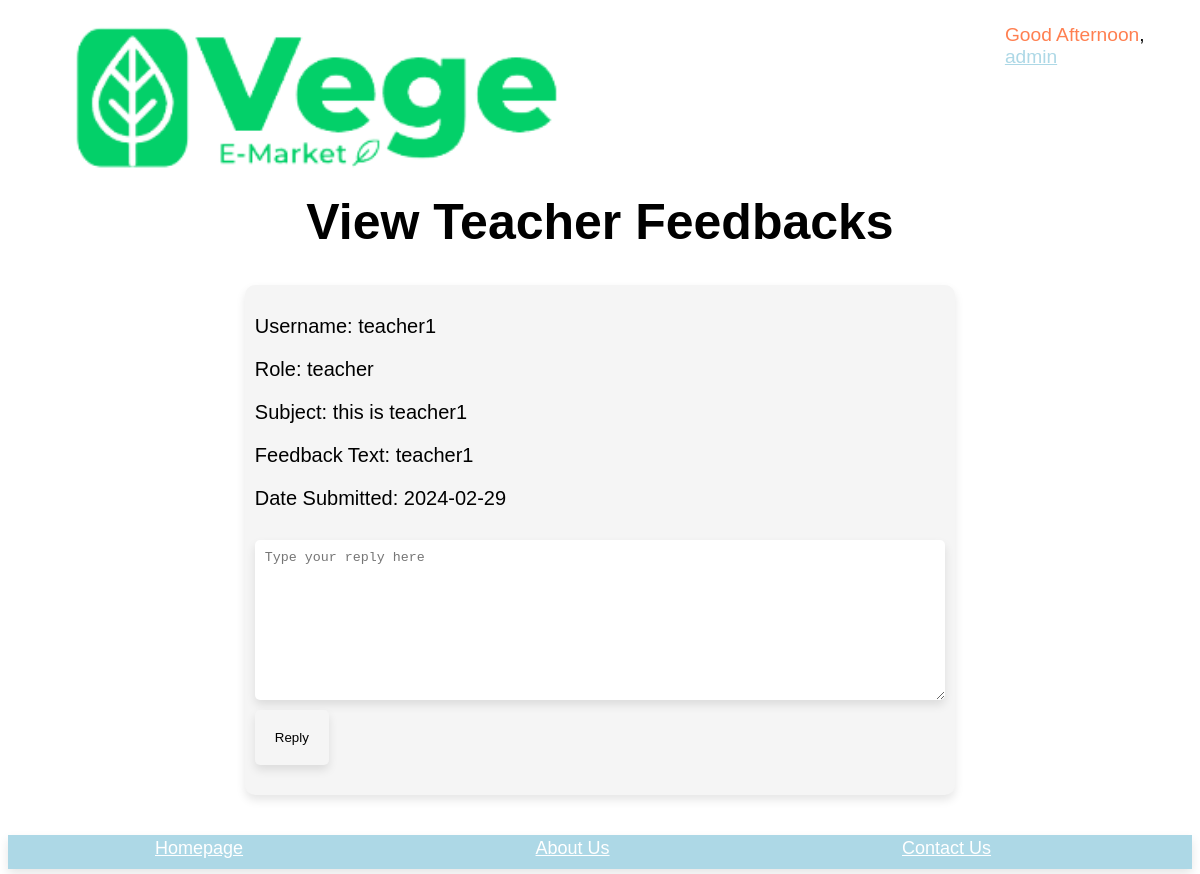
/admin/teacher_feedback.php (signed in), run on the app's committed database.
### tables this page shows
CREATE TABLE IF NOT EXISTS `feedback` (
  `feedbackID` varchar(100) NOT NULL,
  `userID` varchar(100) NOT NULL,
  `Feedback_Text` text NOT NULL,
  `subject` varchar(500) NOT NULL,
  `date_created` date NOT NULL,
  `reply` varchar(9999) NOT NULL,
  `role` varchar(255) NOT NULL,
  PRIMARY KEY (`feedbackID`),
  KEY `userID` (`userID`)
);

CREATE TABLE IF NOT EXISTS `user` (
  `userID` varchar(100) NOT NULL,
  `username` varchar(100) NOT NULL,
  `gender` varchar(10) NOT NULL,
  `email` varchar(100) NOT NULL,
  `phone` varchar(100) NOT NULL,
  `birthday` date NOT NULL,
  `password` varchar(100) NOT NULL,
  `AccStatus` varchar(100) NOT NULL,
  `role` varchar(10) NOT NULL,
  `Profile_Pic` varchar(255) NOT NULL,
  PRIMARY KEY (`userID`)
);

### admin/teacher_feedback.php (the view, shortened to what this page needs)
<?php
include '../includes/header.php';
$selectFeedbackQuery = "SELECT feedback.*, user.username, user.role FROM feedback
                        INNER JOIN user ON feedback.userID = user.userID
                        WHERE user.role = 'teacher'";
$feedbackResult = mysqli_query($conn, $selectFeedbackQuery);
?>
<!DOCTYPE html>
<html lang="en">
<head>
</head>
<body>
    <h1> View Teacher Feedbacks</h1>
    <?php
    if (mysqli_num_rows($feedbackResult) > 0) {
        while ($row = mysqli_fetch_assoc($feedbackResult)) {
            echo "<div class='feedback-container'>";
            echo "<div class='feedback-content'>";
            echo "<p>Username: {$row['username']}</p>";
            echo "<p>Role: {$row['role']}</p>";
            echo "<p>Subject: {$row['subject']}</p>";
            echo "<p>Feedback Text: {$row['Feedback_Text']}</p>";
            echo "<p>Date Submitted: {$row['date_created']}</p>";
            if (isset($row['reply']) && !empty($row['reply'])) {
                echo "<p>Reply: {$row['reply']}</p>";
            } else {
                echo "<form method='post'>";
                echo "<textarea class='popup-textarea' name='replyText' placeholder='Type your reply here'></textarea>";
                echo "<button type='submit' class='reply-button'>Reply</button>";
                echo "</form>";
            }
            echo "</div>";
            echo "</div>";
        }
    } else {
        echo "<h2>Currently you did not receive any feedbacks.</h2>";
    }
    ?>
</body>
</html>
<?php
include '../includes/footer.php';
?>

### admin/teacher_feedback.php (style rules this page uses)
.feedback-container { padding: 10px; margin-bottom: 10px; background-color: whitesmoke; margin-left: 20%; margin-right: 20%; border-radius: 10px; box-shadow: 0 5px 10px rgba(0, 0, 0, .1); margin-bottom: 40px; }
.feedback-content { flex-direction: column; justify-content: left; align-items: center; font-size: 20px; font-family: Arial, Helvetica, sans-serif; }
.popup-textarea { padding: 10px; border: none; border-radius: 5px; margin-top: 10px; height: 160px; box-shadow: 0 5px 10px rgba(0, 0, 0, .1); width: 100%; }
.reply-button { background-color: whitesmoke; border: none; color: black; padding: 20px; border-radius: 5px; cursor: pointer; margin-top: 10px; box-shadow: 0 5px 10px rgba(0, 0, 0, .1); }
h1 { text-align: center; font-size: 50px; font-family: Arial, Helvetica, sans-serif }

### data on the page
feedback: userID.username "teacher1", userID.role "teacher", subject "this is teacher1", Feedback_Text "teacher1", date_created "2024-02-29"

### other printed values
$username "admin"
